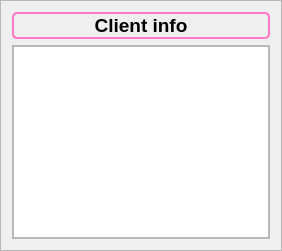
                               <widget class="QFrame" name="info_frame">
                                <property name="sizePolicy">
                                 <sizepolicy hsizetype="Preferred" vsizetype="Preferred">
                                  <horstretch>0</horstretch>
                                  <verstretch>0</verstretch>
                                 </sizepolicy>
                                </property>
                                <property name="minimumSize">
                                 <size>
                                  <width>0</width>
                                  <height>0</height>
                                 </size>
                                </property>
                                <property name="styleSheet">
                                 <string notr="true"/>
                                </property>
                                <property name="frameShape">
                                 <enum>QFrame::StyledPanel</enum>
                                </property>
                                <property name="frameShadow">
                                 <enum>QFrame::Raised</enum>
                                </property>
                                <layout class="QVBoxLayout" name="verticalLayout_17">
                                 <item>
                                  <widget class="QLabel" name="label_3">
                                   <property name="font">
                                    <font>
                                     <pointsize>14</pointsize>
                                     <italic>false</italic>
                                     <bold>true</bold>
                                     <underline>false</underline>
                                    </font>
                                   </property>
                                   <property name="styleSheet">
                                    <string notr="true">font-weight: bold;
border-radius: 5px;
border: 2px solid #ff79c6;</string>
                                   </property>
                                   <property name="text">
                                    <string>Client info</string>
                                   </property>
                                   <property name="alignment">
                                    <set>Qt::AlignCenter</set>
                                   </property>
                                  </widget>
                                 </item>
                                 <item>
                                  <widget class="QFrame" name="client_text_frame">
                                   <property name="frameShape">
                                    <enum>QFrame::StyledPanel</enum>
                                   </property>
                                   <property name="frameShadow">
                                    <enum>QFrame::Raised</enum>
                                   </property>
                                   <layout class="QVBoxLayout" name="verticalLayout_23">
                                    <property name="spacing">
                                     <number>0</number>
                                    </property>
                                    <property name="leftMargin">
                                     <number>0</number>
                                    </property>
                                    <property name="topMargin">
                                     <number>0</number>
                                    </property>
                                    <property name="rightMargin">
                                     <number>0</number>
                                    </property>
                                    <property name="bottomMargin">
                                     <number>0</number>
                                    </property>
                                    <item>
                                     <widget class="QTextBrowser" name="client_text">
                                      <property name="styleSheet">
                                       <string notr="true"/>
                                      </property>
                                     </widget>
                                    </item>
                                   </layout>
                                  </widget>
                                 </item>
                                </layout>
                               </widget>
